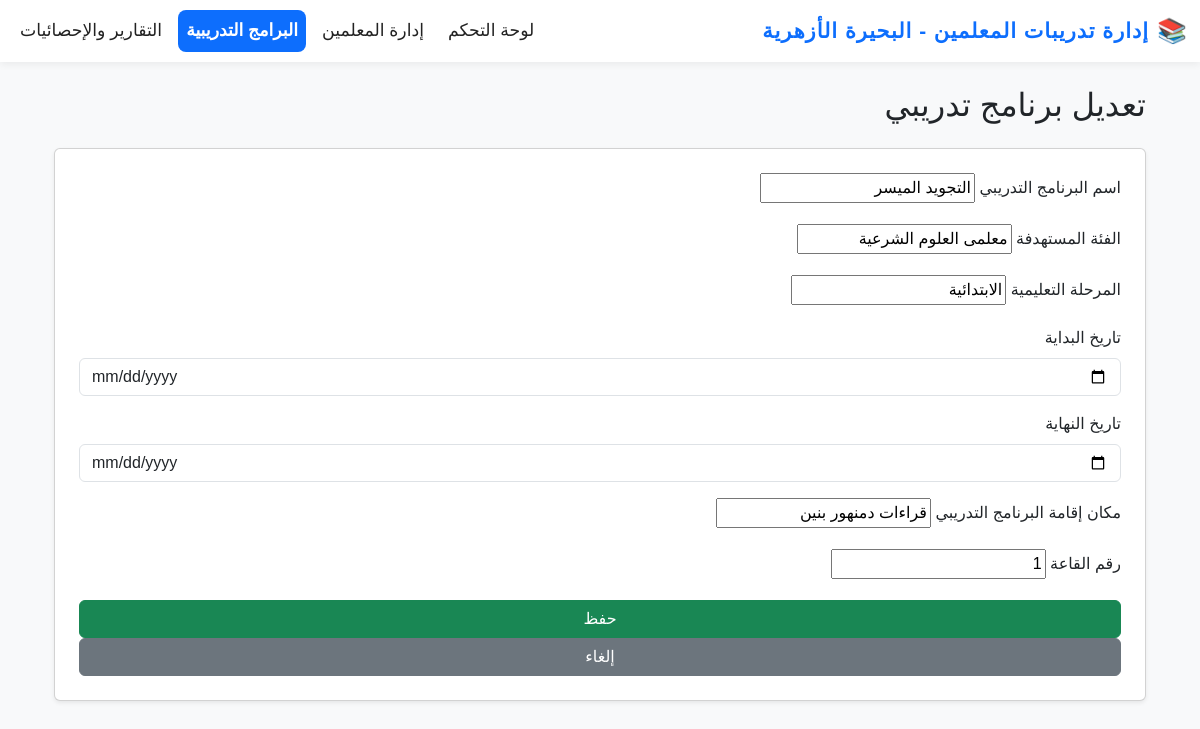
The page /programs/2/edit/ on the database its author committed.
### bahira_training/models.py (models this page shows, shortened)
class TrainingProgram(models.Model):
    name = models.CharField(max_length=255, verbose_name="اسم البرنامج التدريبي")
    target_group = models.CharField(max_length=100, verbose_name="الفئة المستهدفة")
    stage = models.CharField(max_length=50, verbose_name="المرحلة التعليمية")
    start_date = models.DateField(verbose_name="تاريخ بداية التدريب")
    end_date = models.DateField(verbose_name="تاريخ نهاية التدريب")
    location = models.CharField(max_length=255, verbose_name="مكان إقامة البرنامج التدريبي", null=True, blank=True)
    room_number = models.CharField(max_length=50, verbose_name="رقم القاعة", null=True, blank=True)

### bahira_training/views.py (the view)
# urls.py: path('programs/<int:pk>/edit/', views.program_edit, name='program_edit'),
def program_edit(request, pk):
    program = get_object_or_404(TrainingProgram, pk=pk)
    if request.method == 'POST':
        form = TrainingProgramForm(request.POST, instance=program)
        if form.is_valid():
            form.save()
            return redirect('program_list')
    else:
        form = TrainingProgramForm(instance=program)
    return render(request, 'programs/program_form.html', {'form': form, 'title': 'تعديل برنامج تدريبي'})

### bahira_training/views.py
class TrainingProgramForm(forms.ModelForm):
    class Meta:
        model = TrainingProgram
        fields = ['name', 'target_group', 'stage', 'start_date', 'end_date', 'location', 'room_number']
        labels = {
            'name': 'اسم البرنامج التدريبي',
            'target_group': 'الفئة المستهدفة',
            'stage': 'المرحلة التعليمية',
            'start_date': 'تاريخ البداية',
            'end_date': 'تاريخ النهاية',
            'location': 'مكان إقامة البرنامج التدريبي',
            'room_number': 'رقم القاعة',
        }

### templates/programs/program_form.html (shortened to what this page needs)
{% extends "base.html" %}
{% block content %}
<div class="container mt-4">
    <h2 class="mb-4">{{ title }}</h2>
    <form method="post" class="card p-4 shadow-sm">
        {% for field in form %}
            <div class="mb-3">
                <label class="form-label">{{ field.label }}</label>
                {% if field.name == 'start_date' or field.name == 'end_date' %}
                    <input type="date" name="{{ field.name }}" value="{{ field.value|default_if_none:'' }}" class="form-control" required>
                {% else %}
                    {{ field }}
                {% endif %}
            </div>
        {% endfor %}
        <button type="submit" class="btn btn-success">حفظ</button>
        <a href="{% url 'program_list' %}" class="btn btn-secondary">إلغاء</a>
    </form>
</div>
{% endblock %}

### templates/base.html (style rules this page uses)
body { font-family: 'Cairo', Tahoma, Arial, sans-serif; background: #f8f9fa; }

### rows shown on the page
TrainingProgram: form "التجويد الميسر" "معلمى العلوم الشرعية" "الابتدائية" "قراءات دمنهور بنين" "1"

### other values the page prints
{{ title }} "تعديل برنامج تدريبي"
{{ field.label }} "اسم البرنامج التدريبي" "الفئة المستهدفة" "المرحلة التعليمية" "تاريخ البداية" "تاريخ النهاية" "مكان إقامة البرنامج التدريبي" "رقم القاعة"
